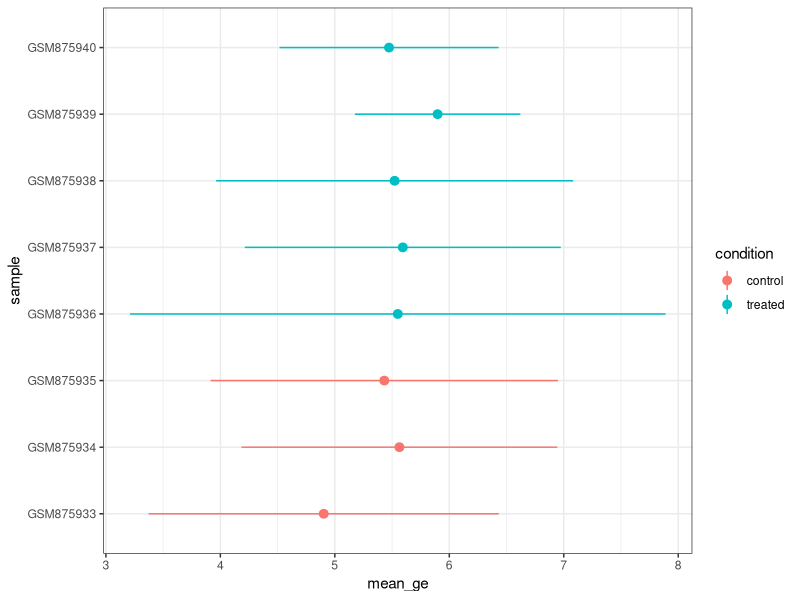
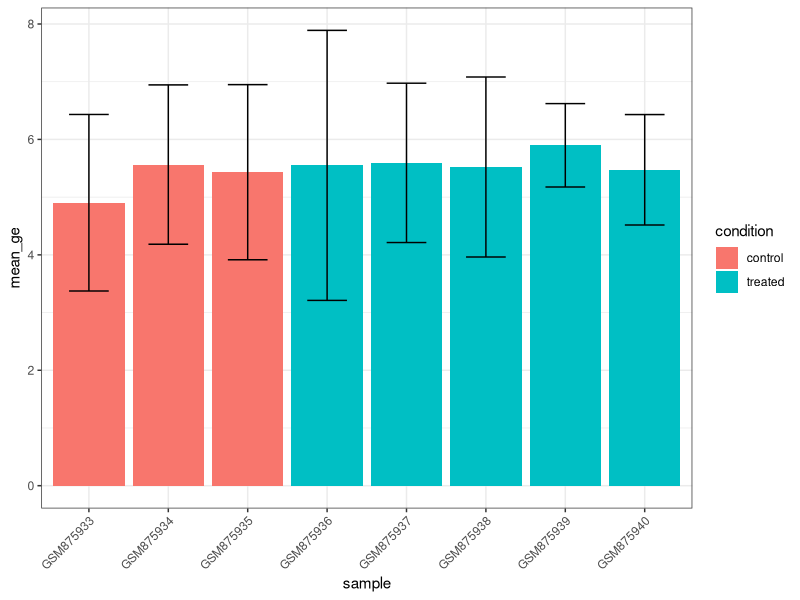
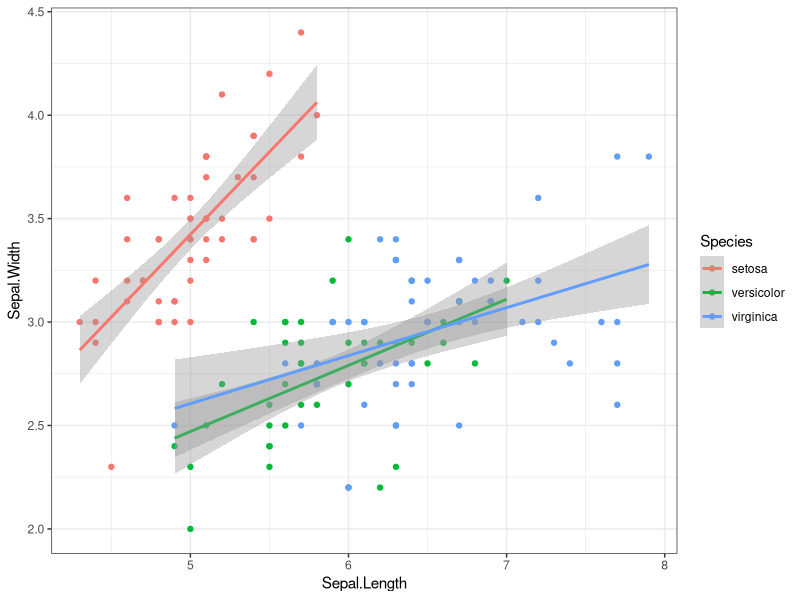

R code for these plots, in order:
## ---- chunk 1
library("ggplot2")
library("scales")
library("tidyr")
library("readr")
library("readxl")
library("dplyr", warn.conflicts = FALSE)
theme_set(theme_bw(11))
## ---- chunk 2
a <- data.frame(id = 1:3,
                name = c("a", "a", "b"))
b <- data.frame(id = c(2, 3, 1),
                other = c("yes", "no", "yes"))
a
b
## ---- chunk 3
library("dplyr")
inner_join(a, b)
## ---- chunk 4
gene_expression <- structure(c(5.85816859103934, 6.60428769475497, 5.4278181170489, 
3.64198318686737, 2.98308007124715, 6.60444574589028, 7.00805674362776, 
5.57135166957136, 5.14045415430309, 3.49663423366768, 5.94121052204627, 
7.25262696967957, 5.73597527709437, 5.13355247068666, 3.09661935730267, 
8.19815765591581, 6.41420670534176, 6.2578760673826, 4.97723524689115, 
1.90301643803504, 6.79101402711924, 7.03201225669769, 5.68340149938261, 
4.67483151462603, 3.78712626322116, 5.8756526105461, 7.89718752225727, 
5.58581882538314, 3.95586533543214, 4.29670995199073, 5.72651601739691, 
7.14934863678698, 5.34678828849904, 5.47530710160199, 5.79145434700723, 
5.19431908120944, 7.07334883453955, 5.56747268379296, 4.67120897018278, 
4.86218289261696), .Dim = c(5L, 8L), .Dimnames = list(c("10000_at", 
"10001_at", "10002_at", "100033423_at", "100033424_at"), c("GSM875933", 
"GSM875934", "GSM875935", "GSM875936", "GSM875937", "GSM875938", 
"GSM875939", "GSM875940"))) %>% as.data.frame()
## ---- chunk 5
gene_expression
## ---- chunk 6
library("tidyr")
tidy_ge <- gather(gene_expression, sample, value) %>% # chain to tbl_df
  tbl_df()  # that format nicely the table printing, 10 instead of the full 40 rows
tidy_ge
## ---- chunk 7
tidy_ge <- tidy_ge %>%
  mutate(condition = ifelse(grepl("[345]$", sample), "control", "treated"))
tidy_ge
## ---- chunk 8
sum_ge <- tidy_ge %>%
  group_by(sample, condition) %>%
  summarise(mean_ge = mean(value),
            sd_ge = sd(value))
sum_ge
## ---- chunk 9
library("ggplot2")
sum_ge %>%
  ggplot(aes(x = sample, y = mean_ge, colour = condition))+
  geom_pointrange(aes(ymin = mean_ge - sd_ge,
                      ymax = mean_ge + sd_ge))+
  coord_flip()
## ---- chunk 10
sum_ge %>%
  ggplot(aes(x = sample, y = mean_ge, fill = condition))+
  geom_bar(stat = "identity")+
  geom_errorbar(aes(ymin = mean_ge - sd_ge,
                      ymax = mean_ge + sd_ge), width = 0.5)+
  theme(axis.text.x = element_text(angle = 45, hjust = 1))
## ---- chunk 11
iris %>% # use built-in dataset
  ggplot(aes(x = Sepal.Length, y = Sepal.Width, colour = Species))+ # declare the mapped variables
  geom_point()+ # add points
  geom_smooth(method = "lm") # add linear regression, automatically per Species
